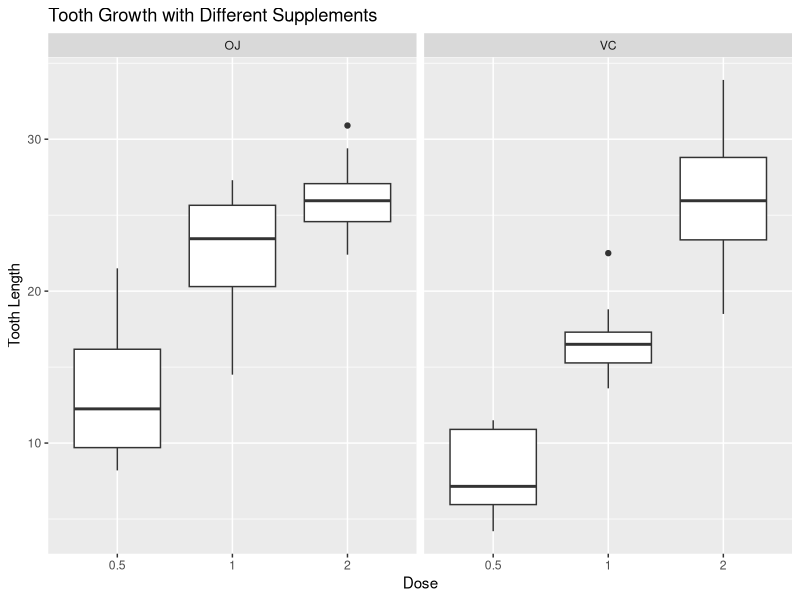
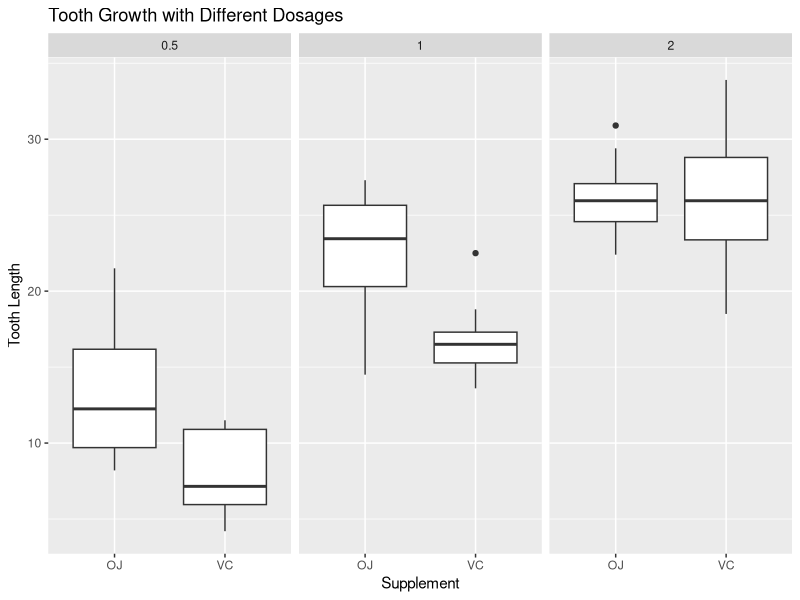

R code for these plots, in order:
## ---- chunk 1
#load the data
data(ToothGrowth)
#do a quick summary to see what is inside
str(ToothGrowth)
## ---- chunk 2
#import ggplot andl dplyr libraries
library(ggplot2)
library(dplyr)
## ---- chunk 3
g <- ggplot(data = ToothGrowth, aes(x = factor(dose), y = len)) + geom_boxplot() + facet_grid(.~supp) + 
    xlab("Dose") + ylab("Tooth Length") + ggtitle("Tooth Growth with Different Supplements")
g
## ---- chunk 4
h <- ggplot(data = ToothGrowth, aes(x = factor(supp), y = len)) + geom_boxplot() + facet_grid(.~dose) + 
    xlab("Supplement") + ylab("Tooth Length") + ggtitle("Tooth Growth with Different Dosages")
h
## ---- chunk 5
#group the data by dose and then by supplement
growth <- group_by(ToothGrowth, dose, supp)
#add mean and standard deviation to the summary table
growthSummary <- summarize(growth, mean = mean(len), standard.deviation = sd(len))
growthSummary
